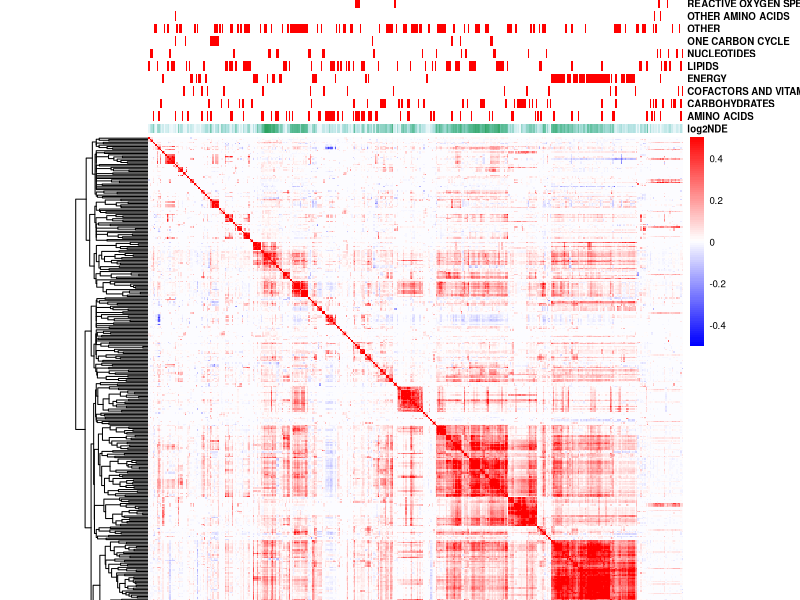
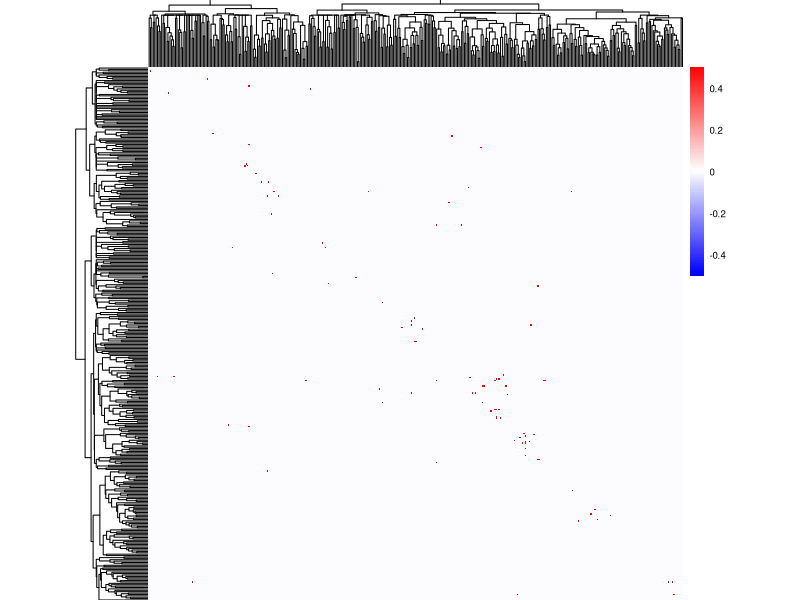
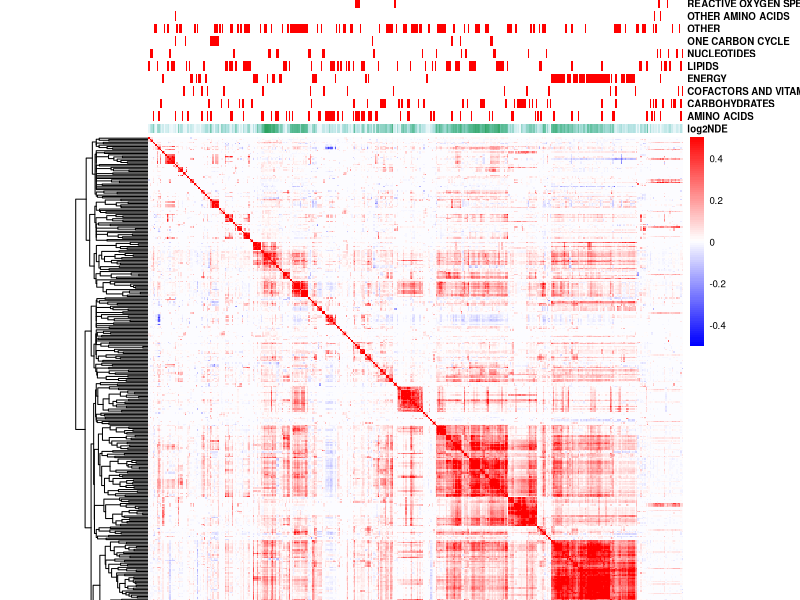
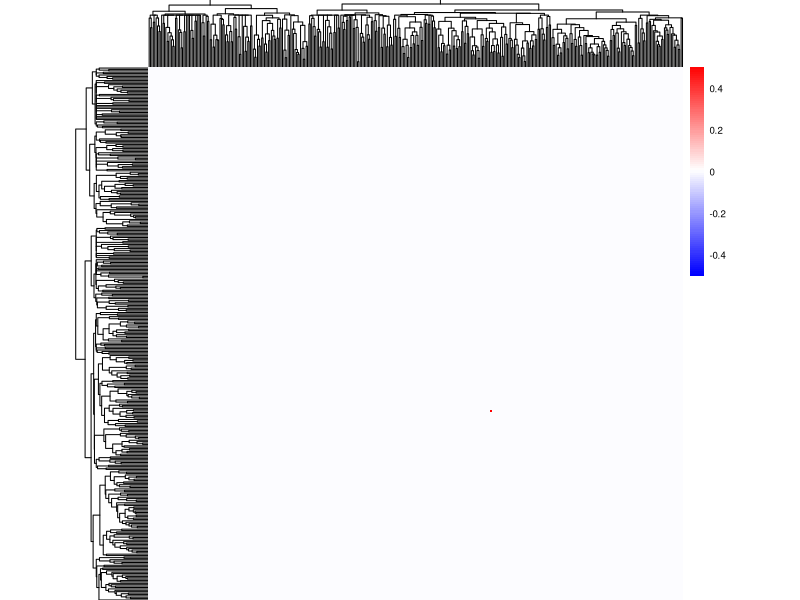

Source code (R) for these figures, in order:
library(pheatmap)
library(stringr)


# reproduce the heatmap
input = read.csv('input/WPS/cosineSimilarity_FC_denoised_stationery_metabolic.csv',row.names = 1)
N_DETbl = read.csv('input/WPS/RNAi_condition_metaInfo.csv',row.names = 1)
WBID = read.csv('input/WPS/WBIDtbl.txt',sep = '\t')
ann2 = data.frame(conID = colnames(input))
ann2$log2NDE = log2(N_DETbl$N_DE_targetExcluded[match(ann2$conID, str_replace(N_DETbl$RNAiID,' ','_'))])
rownames(ann2) = ann2$conID
wormPath = read.csv('input/model/wormPathTable.csv')
wormpathLevels = read.csv('input/model/LEVEL1_GENES.csv',header = F)
ann2$RNAiName = N_DETbl$RNAi_geneName[match(ann2$conID, str_replace(N_DETbl$RNAiID,' ','_'))]
ann2$WBID = N_DETbl$RNAi_WBID[match(ann2$conID, str_replace(N_DETbl$RNAiID,' ','_'))]
ann2$wormPath = wormPath$LEVEL.1[match(ann2$WBID, wormPath$WormBase.ID)]
mylevels = wormpathLevels$V1
ann_col = list()
for (i in 1:length(mylevels)){
  if (any(str_detect(ann2$wormPath, paste(mylevels[i],';',sep = '')),na.rm = T) | 
      any(str_detect(ann2$wormPath, paste(mylevels[i],'$',sep = '')),na.rm = T)){
    ann2[,mylevels[i]] = 'No'
    ann2[which(str_detect(ann2$wormPath, paste(mylevels[i],';',sep = ''))),mylevels[i]] = 'Yes'
    ann2[which(str_detect(ann2$wormPath, paste(mylevels[i],'$',sep = ''))),mylevels[i]] = 'Yes'
    cols = c('red','white')
    names(cols) = c('Yes','No')     
    ann_col[[mylevels[i]]] = cols
  }
  
}



# we directly use the cosine distance (1-cosine similarity) to cluster
pdf('figures/DE_similarity_used_pair_heatmap.pdf',width = 10,height = 12)
upperl = 0.5
seq1 = seq(-upperl,upperl,length.out = 100)
cl_cosine = fastcluster::hclust(as.dist(1-as.matrix(input)), method = 'complete') # for reproducibility; the original hclust can produce the same tree but with same-height branches reordered!
color_palette <- rev(colorRampPalette(c("red", "grey100", "blue"))(100))
pheatmap(input, color = color_palette,breaks = seq1
         ,show_rownames = F,show_colnames = F
         ,annotation_col = ann2[,-which(colnames(ann2) %in% c('conID','WBID','RNAiName','wormPath')),drop = F]
         ,annotation_colors = ann_col
         ,fontsize = 7,annotation_legend = F
         ,cellheight = 1,cellwidth = 1
         ,cluster_rows = cl_cosine,cluster_cols = cl_cosine
)


# produce the labeling heatmap 
df = read.csv('input/WPS/DEsim_table_integration_summary.csv')
df$pair_gene1 = str_replace_all(df$pair_gene1,'\\.','_')
df$pair_gene2 = str_replace_all(df$pair_gene2,'\\.','_')
mat = matrix(data = 0, nrow = nrow(input), ncol = ncol(input))
mat = as.data.frame(mat)
colnames(mat) = str_replace_all(colnames(input),'\\.','_')
rownames(mat) = str_replace_all(rownames(input),'\\.','_')
for (i in 1:nrow(df)){
  mat[df$pair_gene1[i], df$pair_gene2[i]] = 1
}
pheatmap(mat, color = color_palette,breaks = seq1
         ,show_rownames = F,show_colnames = F
         ,fontsize = 7,annotation_legend = F
         ,cellheight = 1,cellwidth = 1
         ,cluster_rows = cl_cosine,cluster_cols = cl_cosine
)

dev.off()


# show ahcy1 and cbs-1
pdf('figures/DE_similarity_example_pair_heatmap.pdf',width = 10,height = 12)
upperl = 0.5
seq1 = seq(-upperl,upperl,length.out = 100)
cl_cosine = fastcluster::hclust(as.dist(1-as.matrix(input)), method = 'complete') # for reproducibility; the original hclust can produce the same tree but with same-height branches reordered!
color_palette <- rev(colorRampPalette(c("red", "grey100", "blue"))(100))
pheatmap(input, color = color_palette,breaks = seq1
         ,show_rownames = F,show_colnames = F
         ,annotation_col = ann2[,-which(colnames(ann2) %in% c('conID','WBID','RNAiName','wormPath')),drop = F]
         ,annotation_colors = ann_col
         ,fontsize = 7,annotation_legend = F
         ,cellheight = 1,cellwidth = 1
         ,cluster_rows = cl_cosine,cluster_cols = cl_cosine
)


# produce the labeling heatmap 
df = read.csv('input/WPS/DEsim_table_integration_summary.csv')
df = df[df$mets == 'hcys-L[c]',]
df$pair_gene1 = str_replace_all(df$pair_gene1,'\\.','_')
df$pair_gene2 = str_replace_all(df$pair_gene2,'\\.','_')
mat = matrix(data = 0, nrow = nrow(input), ncol = ncol(input))
mat = as.data.frame(mat)
colnames(mat) = str_replace_all(colnames(input),'\\.','_')
rownames(mat) = str_replace_all(rownames(input),'\\.','_')
for (i in 1:nrow(df)){
  mat[df$pair_gene1[i], df$pair_gene2[i]] = 1
}
pheatmap(mat, color = color_palette,breaks = seq1
         ,show_rownames = F,show_colnames = F
         ,fontsize = 7,annotation_legend = F
         ,cellheight = 1,cellwidth = 1
         ,cluster_rows = cl_cosine,cluster_cols = cl_cosine
)

dev.off()
